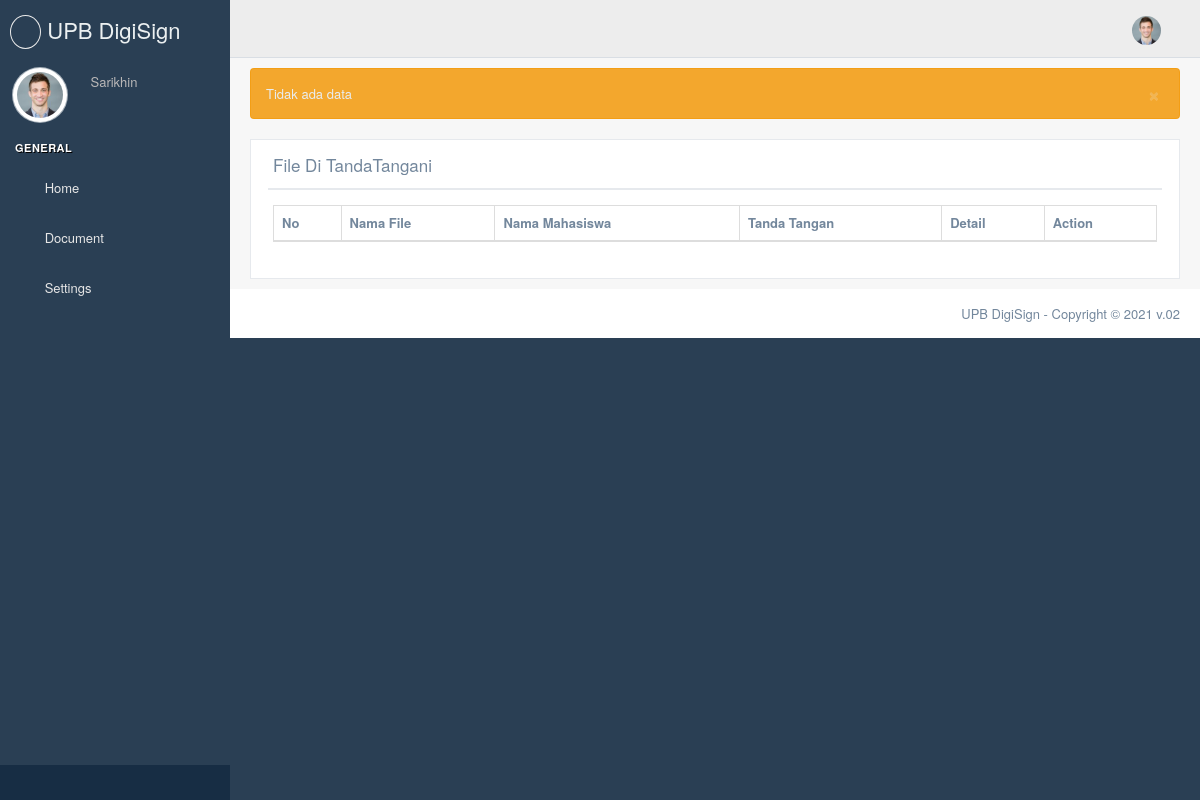
The app's page /sudah_ditandatangani_dosen (signed in) with its own data.
### app/models/Users.py (models this page shows, shortened)
class User(UserMixin, db.Model):
    __tablename__ = 'users'
    id = db.Column(db.Integer, primary_key=True)
    email = db.Column(db.String(64), unique=True, index=True)
    nomor = db.Column(db.String(64), unique=True, index=True)
    name = db.Column(db.String(64), index=True)
    p_profile = db.Column(db.String(128), index=True)
    signature = db.Column(db.String(128), index=True)
    sertifikat = db.Column(db.String(128), index=True)
    key_sertifikat = db.Column(db.String(128), index=True)
    password_sertifikat = db.Column(db.String(128))
    password_hash = db.Column(db.String(128))
    role_id = db.Column(db.Integer, db.ForeignKey('roles.id'))
    confirmed = db.Column(db.Boolean, default=False)
    doc =  db.relationship('fileModel', backref='doc', lazy='dynamic')#child of doc
    skrip =  db.relationship('Skripsi', backref='skrip', lazy='dynamic')#child of doc
    @property
    def password(self):
        raise AttributeError('password is not a readable attribute')

### app/routes.py (the view)
@app.route('/sudah_ditandatangani_dosen', methods=['POST','GET'])
@login_required
@check_confirmed
def sign_file_all():
    try:
        file = fileModel.query.filter_by(user_id = current_user.id).first_or_404()
        data = SignTable.query.filter_by(file_id = file.id)
        jo = db.session.query(SignTable,fileModel ).join(fileModel). \
            filter(fileModel.user_id == current_user.id)
    except Exception as err:
        flash('Tidak ada data', 'warning')
        return render_template('/ditandatangani/index_mhs.html')
    return render_template('/ditandatangani/index_mhs.html', data = data, file = jo)

### app/models/Users.py (called while the page is built)
@login_manager.user_loader
def load_user(user_id):
    return User.query.get(int(user_id))

### app/templates/ditandatangani/index_mhs.html (shortened to what this page needs)
{% extends "base_site.html" %}  {% block stylesheets %} {{ super() }} {% endblock stylesheets %} {%
block content %}
<div class="right_col" role="main">
  <div class="">
    <div class="row">
      <div class="col-md-12 col-sm-12 col-xs-12">
        {% for category, message in get_flashed_messages(with_categories=true)
        %}
        <div class="alert alert-{{ category }} alert-dismissible " role="alert">
          <button
            type="button"
            class="close"
            data-dismiss="alert"
            aria-label="Close"
          >
            <span aria-hidden="true">×</span>
          </button>
          {{ message }}
        </div>
        {% endfor %}
      </div>
      <div class="col-md-12 col-sm-12 col-xs-12">
        <div class="x_panel">
          <div class="x_title">
            <h2>
              File Di TandaTangani
            </h2>
            <ul class="nav navbar-right panel_toolbox">
              <li>
                <a class="collapse-link"><i class="fa fa-chevron-up"></i></a>
              </li>
              <li class="dropdown">
                <a
                  href="#"
                  class="dropdown-toggle"
                  data-toggle="dropdown"
                  role="button"
                  aria-expanded="false"
                  ><i class="fa fa-wrench"></i
                ></a>
              </li>
              <li>
                <a class="close-link"><i class="fa fa-close"></i></a>
              </li>
            </ul>
            <div class="clearfix"></div>
          </div>
          <div class="x_content">
            <table id="datatable" class="table table-striped table-bordered">
              <thead>
                <tr>
                  <th>No</th>
                  <th>Nama File</th>
                  <th>Nama Mahasiswa</th>
                  <th>Tanda Tangan</th>
                  <th>Detail</th>
                  <th>Action</th>
                </tr>
              </thead>
            </table>
          </div>
        </div>
      </div>
    </div>
  </div>
</div>
{% endblock content %}

### app/templates/site_template/sidebar.html (shortened to what this page needs)
<div class="left_col scroll-view">
  <div class="navbar nav_title" style="border: 0">
    <a href="" class="site_title">
      <i class="fas fa-signature"></i> <span>UPB DigiSign</span></a
    >
  </div>
  <div class="profile clearfix">
    <div class="profile_pic">
      {% if current_user.p_profile is none %}
      <img
        src="{{ url_for('static', filename='images/user.png')}}"
        alt="..."
        class="img-circle profile_img"
      />
      {% else %}
      <img
        src="{{ url_for('static', filename='uploads/photos/')}}{{ current_user.p_profile }}"
        alt="..."
        class="img-circle profile_img"
      />
      {% endif %}
    </div>
    <div class="profile_info">
      <span>{{ current_user.name }}</span>
    </div>
  </div>
  <br />
  <div id="sidebar-menu" class="main_menu_side hidden-print main_menu">
    <div class="menu_section">
      <h3>General</h3>
      <ul class="nav side-menu">
        <li>
          <a href="/dashboard"><i class="fa fa-home"></i> Home </a>
        </li>
         {% if current_user.role.name=='User' %}
        <li>
          <a
            ><i class="fa fa-file-pdf-o"></i> Document
            <span class="fa fa-chevron-down"></span
          ></a>
        </li>
        {% endif %}
        <li>
          <a href="#"
            ><i class="fa fa-gear"></i> Settings
            <span class="fa fa-chevron-down"></span>
          </a>
        </li>
      </ul>
    </div>
  </div>
  <div class="sidebar-footer hidden-small">
    <a data-toggle="tooltip" data-placement="top" title="Settings">
      <span class="glyphicon glyphicon-cog" aria-hidden="true"></span>
    </a>
    <a data-toggle="tooltip" data-placement="top" title="FullScreen">
      <span class="glyphicon glyphicon-fullscreen" aria-hidden="true"></span>
    </a>
    <a data-toggle="tooltip" data-placement="top" title="Lock">
      <span class="glyphicon glyphicon-eye-close" aria-hidden="true"></span>
    </a>
    <a
      data-toggle="tooltip"
      data-placement="top"
      title="Logout"
      href="{{ url_for('logout') }}"
    >
      <span class="glyphicon glyphicon-off" aria-hidden="true"></span>
    </a>
  </div>
</div>

### app/templates/site_template/top_navigation.html (shortened to what this page needs)
<div class="nav_menu">
  <nav>
    <div class="nav toggle">
      <a id="menu_toggle"><i class="fa fa-bars"></i></a>
    </div>
    <ul class="nav navbar-nav navbar-right">
      <li class="">
        <a
          href="javascript:;"
          class="user-profile dropdown-toggle"
          data-toggle="dropdown"
          aria-expanded="false"
        >
          {% if current_user.p_profile is none %}
          <img
            src="{{ url_for('static', filename='images/user.png')}}"
            alt=""
          />
          {% else %}
          <img
            src="{{ url_for('static', filename='uploads/photos/')}}{{ current_user.p_profile }}"
            alt=""
          />
          {% endif %}
          <span class="fa fa-angle-down"></span>
        </a>
      </li>
    </ul>
  </nav>
</div>

### records on screen
User: p_profile (picture), name "Sarikhin"

### other values on screen
{{ message }} "Tidak ada data"
